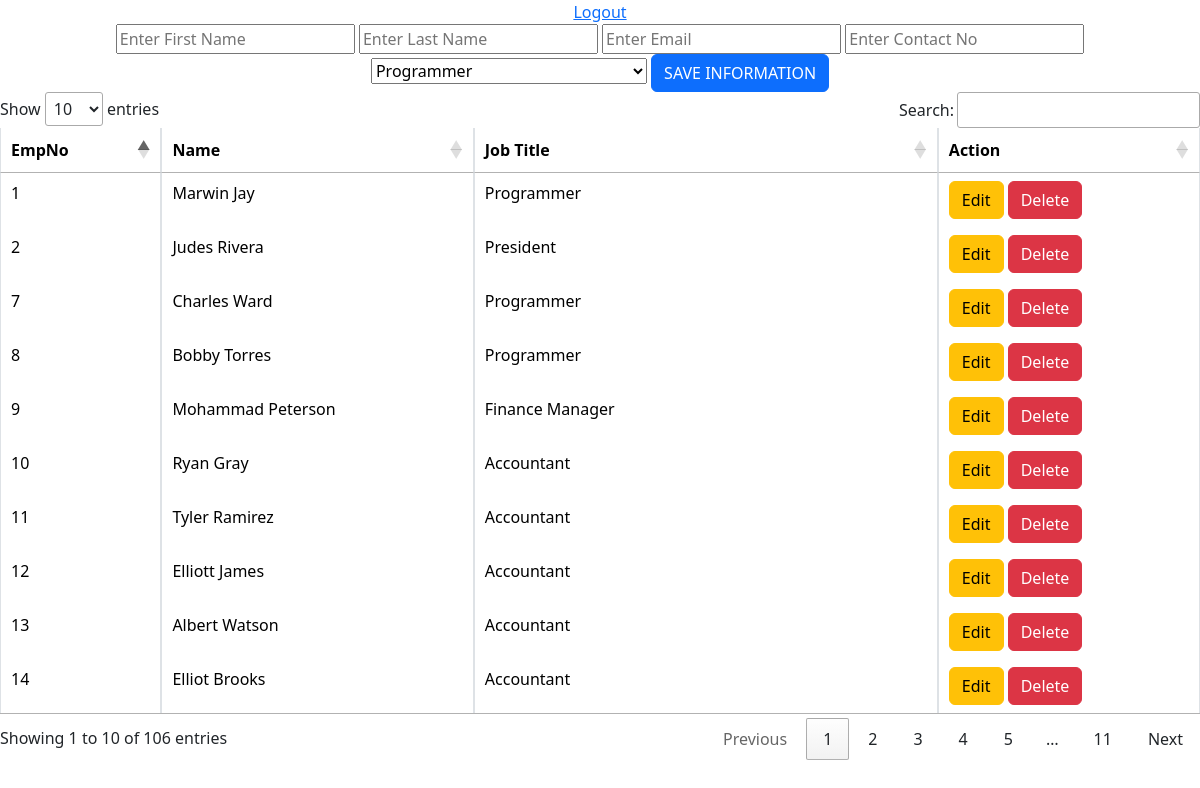
The app's page /EmployeeList.php (signed in) with its own data.
### tables this page shows
CREATE TABLE `employees` (
  `EmployeeID` int(3) NOT NULL,
  `EmployeeFN` varchar(9) DEFAULT NULL,
  `EmployeeLN` varchar(10) DEFAULT NULL,
  `EmployeeEmail` varchar(29) DEFAULT NULL,
  `EmployeePhone` varchar(18) DEFAULT NULL,
  `HireDate` varchar(9) DEFAULT NULL,
  `ManagerID` int(3) DEFAULT NULL,
  `JobTitle` varchar(31) DEFAULT NULL
);

### EmployeeList.php (the view, shortened to what this page needs)
<?php
$disp='';
include('config.php');
$sql ="SELECT EmployeeID, EmployeeFN, EmployeeLN,JobTitle FROM employees";
if($rs=$conn->query($sql)){
	if($rs->num_rows>0){
		while($row=$rs->fetch_assoc()){
			$disp.='<tr>';
				$disp.='<td>'.$row['EmployeeID'].'</td>';
				$disp.='<td>'.$row['EmployeeFN'].' '.$row['EmployeeLN'].'</td>';
				$disp.='<td>'.$row['JobTitle'].'</td>';
					$disp.='<td>
					<a class="btn btn-warning" href="EmployeeList.php?token='.$row['EmployeeID'].'"> Edit</a>
					<a class="btn btn-danger" href="del.php?token='.$row['EmployeeID'].'"> Delete</a>
					</td>';
			$disp.='</tr>';
		}
	}
	else{
	  $disp="No record(s) Found!";
	}
}
else{
	echo $conn->error;
}
$Fname='';$Lname='';$Email=''; $Phone='';
if(isset($_GET['token'])){
	$id=$_GET['token'];
	$sql="SELECT * FROM employees WHERE EmployeeID=$id";
	if($rs=$conn->query($sql)){
		if($rs->num_rows>0){
			$row=$rs->fetch_assoc();
			$Fname=$row['EmployeeFN'];
			$Lname=$row['EmployeeLN'];
			$Email=$row['EmployeeEmail'];
			$Phone=$row['EmployeePhone'];
		}
	}else{
		echo $conn->error;
	}
	$btn='<input class="btn btn-warning" type="submit" name="btnUpdate" value="UPDATE INFORMATION">';
}
else{
	$btn='<input class="btn btn-primary" type="submit" name="btnSubmit" value="SAVE INFORMATION">';
}
?>
<!DOCTYPE html>
<html lang="en" dir="ltr">
  <head>
	  <link href="https://cdn.jsdelivr.net/npm/bootstrap@5.3.2/dist/css/bootstrap.min.css" rel="stylesheet">
	<link rel="stylesheet" href="https://cdn.datatables.net/1.13.6/css/jquery.dataTables.css" />
  </head>
  <body>
	<center>
		<a href="logout.php">Logout</a>
		<form  action="save_employee.php" method="post">
					<input type="text" name="Fname" placeholder="Enter First Name" value="<?php echo $Fname?>">
					<input type="text" name="Lname" placeholder="Enter Last Name" value="<?php echo $Lname?>">
					<input type="email" name="Email" placeholder="Enter Email" value="<?php echo $Email?>">
					<input type="text" name="Phone" placeholder="Enter Contact No" value="<?php echo $Phone?>"><br/>
					<select  name="JobTitle">
<?php
	$sql="SELECT DISTINCT(JobTitle) FROM employees";
		if($rs=$conn->query($sql)){
				while($row=$rs->fetch_assoc()){
				echo '<option value="'.$row['JobTitle'].'">'.$row['JobTitle'].'</option>';
			}
		}else{
			echo $conn->error;
		}
 ?>
					</select>
					<?php
						echo $btn;
					?>
		</form>
		<table class="table table-bordered table-hover" id="myTable">
			<thead>
				<tr>
					<th>EmpNo</th>
					<th>Name</th>
					<th>Job Title</th>
					<th>Action</th>
				</tr>
			</thead>
			<tbody>
			<?php
				echo $disp;
			?>
			</tbody>
		</table>
	</center>
  </body>
</html>

### records on screen
employees: EmployeeID "1", EmployeeFN "Marwin", EmployeeLN "Jay", JobTitle "Programmer"
employees: EmployeeID "2", EmployeeFN "Judes", EmployeeLN "Rivera", JobTitle "President"
employees: EmployeeID "7", EmployeeFN "Charles", EmployeeLN "Ward", JobTitle "Programmer"
employees: EmployeeID "8", EmployeeFN "Bobby", EmployeeLN "Torres", JobTitle "Programmer"
employees: EmployeeID "9", EmployeeFN "Mohammad", EmployeeLN "Peterson", JobTitle "Finance Manager"
employees: EmployeeID "10", EmployeeFN "Ryan", EmployeeLN "Gray", JobTitle "Accountant"
employees: EmployeeID "11", EmployeeFN "Tyler", EmployeeLN "Ramirez", JobTitle "Accountant"
employees: EmployeeID "12", EmployeeFN "Elliott", EmployeeLN "James", JobTitle "Accountant"
employees: EmployeeID "13", EmployeeFN "Albert", EmployeeLN "Watson", JobTitle "Accountant"
employees: EmployeeID "14", EmployeeFN "Elliot", EmployeeLN "Brooks", JobTitle "Accountant"

### other values on screen
form field JobTitle "Programmer"
